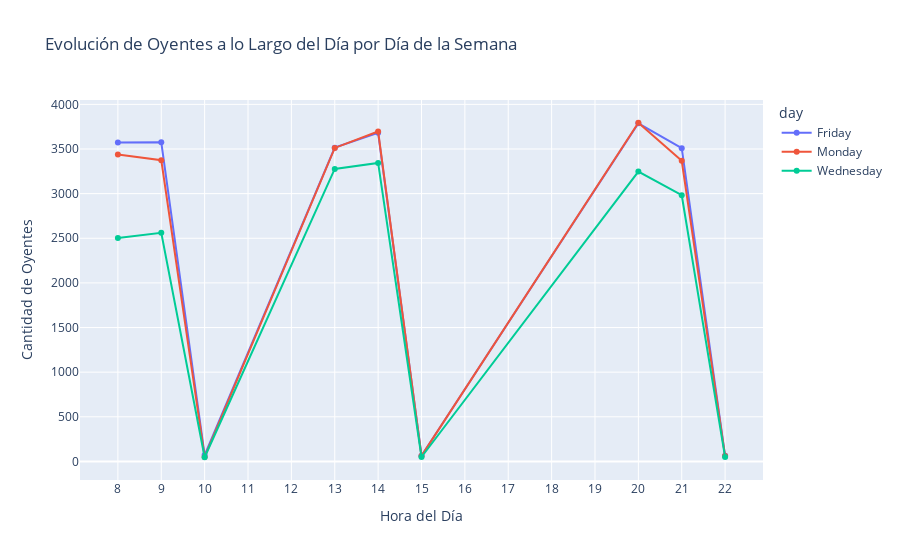

Source (notebook cell):
### Code cell
# Crear el gráfico de líneas
fig = px.line(df_grouped, x='hour', y='listeners', color='day',
              labels={'listeners': 'Cantidad de Oyentes', 'hour': 'Hora del Día'},
              title='Evolución de Oyentes a lo Largo del Día por Día de la Semana',
              markers=True)
# Ajustar el eje X para que muestre cada hora correctamente
fig.update_xaxes(tickmode='linear', dtick=1)
# Mostrar el gráfico
fig.show()

### Figure 1 — Plotly figure (JSON) as saved in the notebook; plotly's stock layout.template omitted (floating-point values rounded to 4 significant figures)
{"data": [{"hovertemplate": "day=Friday<br>Hora del Día=%{x}<br>Cantidad de Oyentes=%{y}<extra></extra>", "legendgroup": "Friday", "line": {"color": "#636efa", "dash": "solid"}, "marker": {"symbol": "circle"}, "mode": "lines+markers", "name": "Friday", "orientation": "v", "showlegend": true, "type": "scatter", "x": [8, 9, 10, 13, 14, 15, 20, 21, 22], "xaxis": "x", "y": [3572, 3575, 72, 3515, 3682, 64, 3788, 3509, 63], "yaxis": "y"}, {"hovertemplate": "day=Monday<br>Hora del Día=%{x}<br>Cantidad de Oyentes=%{y}<extra></extra>", "legendgroup": "Monday", "line": {"color": "#EF553B", "dash": "solid"}, "marker": {"symbol": "circle"}, "mode": "lines+markers", "name": "Monday", "orientation": "v", "showlegend": true, "type": "scatter", "x": [8, 9, 10, 13, 14, 15, 20, 21, 22], "xaxis": "x", "y": [3438, 3375, 50, 3512, 3696, 62, 3794, 3367, 60], "yaxis": "y"}, {"hovertemplate": "day=Wednesday<br>Hora del Día=%{x}<br>Cantidad de Oyentes=%{y}<extra></extra>", "legendgroup": "Wednesday", "line": {"color": "#00cc96", "dash": "solid"}, "marker": {"symbol": "circle"}, "mode": "lines+markers", "name": "Wednesday", "orientation": "v", "showlegend": true, "type": "scatter", "x": [8, 9, 10, 13, 14, 15, 20, 21, 22], "xaxis": "x", "y": [2502, 2561, 47, 3277, 3344, 50, 3247, 2982, 49], "yaxis": "y"}], "layout": {"legend": {"title": {"text": "day"}, "tracegroupgap": 0}, "title": {"text": "Evolución de Oyentes a lo Largo del Día por Día de la Semana"}, "xaxis": {"anchor": "y", "domain": [0, 1], "dtick": 1, "tickmode": "linear", "title": {"text": "Hora del Día"}}, "yaxis": {"anchor": "x", "domain": [0, 1], "title": {"text": "Cantidad de Oyentes"}}}}
